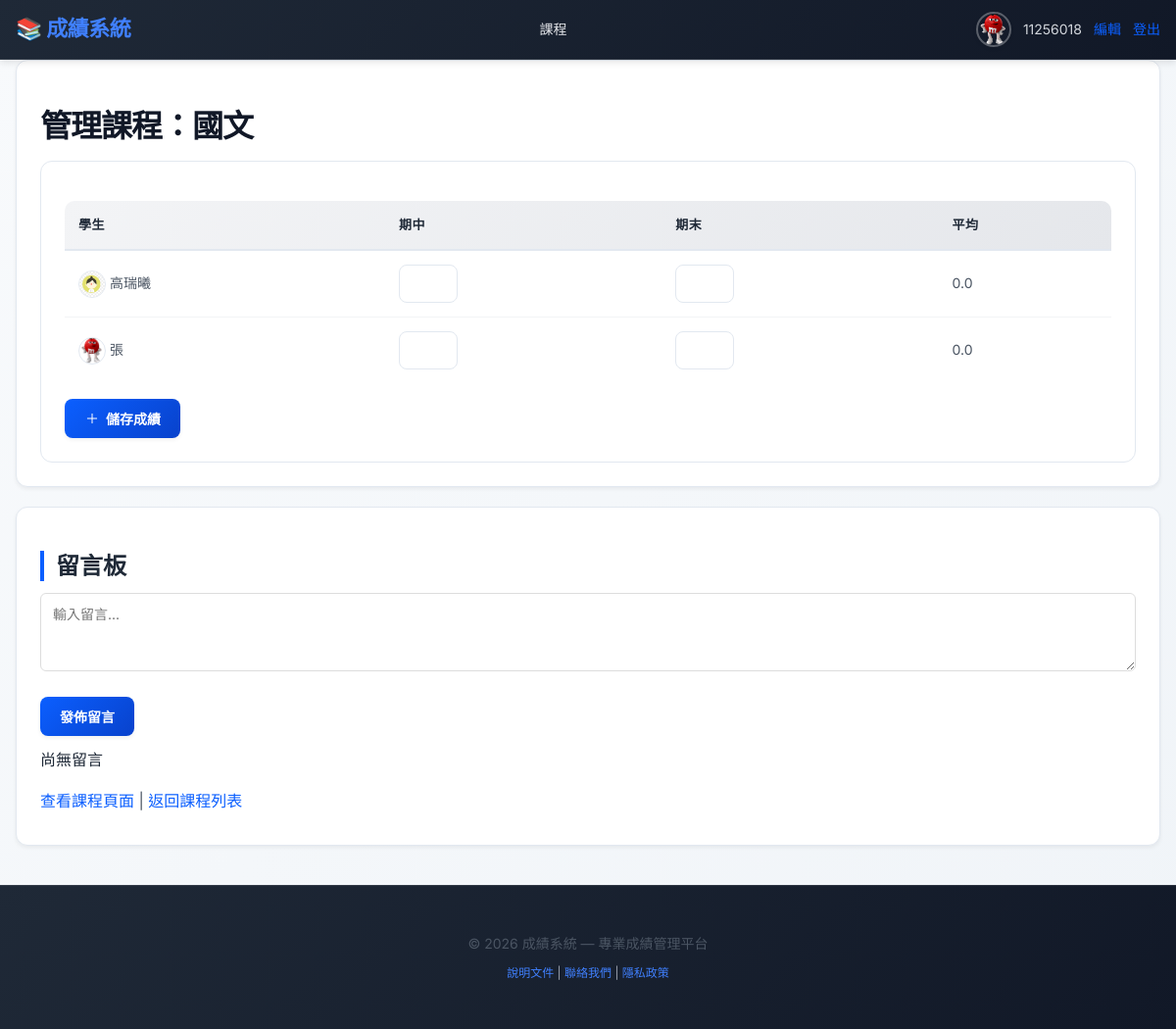
Page /teacher/course/2/ (signed in) on the committed database.
### catalog/models.py (models this page shows, shortened)
class Course(models.Model):
    name = models.CharField("課名", max_length=100)
    course_code = models.CharField("課號", max_length=20, unique=True)
    teacher = models.CharField("任課老師", max_length=50, blank=True)
    teacher_user = models.ForeignKey(User, null=True, blank=True, on_delete=models.SET_NULL, related_name="teaching_courses")

class Enrollment(models.Model):
    student = models.ForeignKey(Student, on_delete=models.CASCADE)
    course = models.ForeignKey(Course, on_delete=models.CASCADE)
    midterm_score = models.FloatField("期中分數", default=0)
    final_score = models.FloatField("期末分數", default=0)
    class Meta:
        unique_together = ('student', 'course')
    @property
    def average(self):
        return (self.midterm_score + self.final_score) / 2

class Student(models.Model):
    name = models.CharField("學生姓名", max_length=100)
    student_id = models.CharField("學號", max_length=20, unique=True)

### catalog/views.py (the view, shortened to what this page needs)
# urls.py: path('teacher/course/<int:course_id>/', views.teacher_manage_course, name='teacher_manage_course'),
@login_required
def teacher_manage_course(request, course_id):
    course = get_object_or_404(Course, id=course_id)
    is_course_teacher = hasattr(request.user, 'profile') and request.user.profile.role == 'teacher' and course.teacher_user == request.user
    if not (is_course_teacher or request.user.is_staff):
        return redirect('course_detail', pk=course_id)
    enrollments = Enrollment.objects.filter(course=course)
    comments = course.comments.select_related('author').order_by('-created_at')
    return render(request, 'teacher_manage_course.html', {
        'course': course,
        'enrollments': enrollments,
        'comments': comments,
    })

### catalog/templatetags/profile_extras.py (called while the page is built)
@register.simple_tag
def student_avatar(student):
    try:
        user = User.objects.get(username=student.student_id)
        if hasattr(user, 'profile') and user.profile.avatar:
            return user.profile.avatar.url
    except User.DoesNotExist:
        pass
    return settings.MEDIA_URL + 'avatars/red.avif'

### templates/teacher_manage_course.html (shortened to what this page needs)
{% extends 'base.html' %}
{% block content %}
<div class="card">
    <h1>管理課程：{{ course.name }}</h1>
    <form method="post" class="form">
        <table class="table">
            <thead>
                <tr>
                    <th>學生</th>
                    <th>期中</th>
                    <th>期末</th>
                    <th>平均</th>
                </tr>
            </thead>
            <tbody>
                {% load profile_extras %}
                {% for e in enrollments %}
                <tr>
                    <td>
                        {% student_avatar e.student as avatar_url %}
                        <img src="{{ avatar_url }}" class="avatar-sm" alt="avatar" style="width:24px; border-radius:50%;">
                        {{ e.student.name }}
                    </td>
                    <td><input type="number" step="0.1" name="mid_{{ e.id }}" value="{{ e.midterm_score|default:'' }}" style="width:60px;"></td>
                    <td><input type="number" step="0.1" name="final_{{ e.id }}" value="{{ e.final_score|default:'' }}" style="width:60px;"></td>
                    <td>{{ e.average }}</td>
                </tr>
                {% endfor %}
            </tbody>
        </table>
        <button class="button btn-icon" type="submit">
            <svg viewBox="0 0 24 24" fill="none" xmlns="http://www.w3.org/2000/svg" style="width:16px;">
                <path d="M5 12h14" stroke="#fff" stroke-width="1.5" stroke-linecap="round" stroke-linejoin="round"/>
                <path d="M12 5v14" stroke="#fff" stroke-width="1.5" stroke-linecap="round" stroke-linejoin="round"/>
            </svg>
            儲存成績
        </button>
    </form>
</div>
<div class="card" style="margin-top:12px">
    <h2>留言板</h2>
    <form method="post">
        <div class="form-row">
            <textarea name="comment" rows="3" placeholder="輸入留言..." style="width:100%; border-radius:6px; border:1px solid #ddd;"></textarea>
        </div>
        <button class="button" type="submit">發佈留言</button>
    </form>
    <ul style="margin-top:12px; list-style:none; padding:0;">
        {% for c in comments %}
            <li style="padding:8px 0; border-bottom:1px solid #eee;">
                <strong>{{ c.author.username }}</strong>
                <small class="muted">({{ c.created_at|date:"Y-m-d H:i" }})</small>:
                {{ c.content }}
                {% if c.author == user %} - <a href="{% url 'edit_comment' c.id %}">編輯</a>{% endif %}
            </li>
        {% empty %}
            <li>尚無留言</li>
        {% endfor %}
    </ul>
    <p style="margin-top:10px">
        <a href="{% url 'course_detail' course.id %}">查看課程頁面</a> |
        <a href="{% url 'course_list' %}">返回課程列表</a>
    </p>
</div>
{% endblock %}

### templates/base.html (shortened to what this page needs)
{% load static %}
<!DOCTYPE html>
<html lang="zh-Hant">
<head>
  <link rel="stylesheet" href="{% static 'css/styles.css' %}">
</head>
<body>
{% block header %}
<header class="site-header">
  <div class="container">
    <nav class="nav">
      <div class="brand">
        <a href="{% url 'index' %}">📚 成績系統</a>
      </div>
      <div class="nav-links">
        {% if user.is_authenticated %}
          <a href="{% url 'course_list' %}">課程</a>
        {% endif %}
      </div>
      <div class="user-area">
        {% if user.is_authenticated %}
          {% if user.profile.avatar %}
            <img class="avatar" src="{{ user.profile.avatar.url }}" alt="avatar">
          {% else %}
            <img class="avatar" src="{{ MEDIA_URL }}avatars/red.avif" alt="avatar">
          {% endif %}
          <span>{{ user.username }}</span>
          <a href="{% url 'edit_profile' %}">編輯</a>
          <a href="{% url 'logout' %}">登出</a>
        {% else %}
          <a href="{% url 'login' %}">登入</a>
          <a href="{% url 'register' %}">註冊</a>
        {% endif %}
      </div>
    </nav>
  </div>
</header>
{% endblock %}
<main class="container">
  {% block content %}{% endblock %}
</main>
<footer class="site-footer">
  <div class="container">
    <p>&copy; {% now "Y" %} 成績系統 — 專業成績管理平台</p>
    <p style="font-size: 12px; color: #9ca3af; margin-top: 8px;">
      <a href="#">說明文件</a> | <a href="#">聯絡我們</a> | <a href="#">隱私政策</a>
    </p>
  </div>
</footer>
</body>
</html>

### rows in the picture
Course: name "國文"
Enrollment: shows a picture, student.name "高瑞曦", average "0.0"
Enrollment: shows a picture, student.name "張", average "0.0"

### other values in the picture
{{ user.username }} "11256018"
